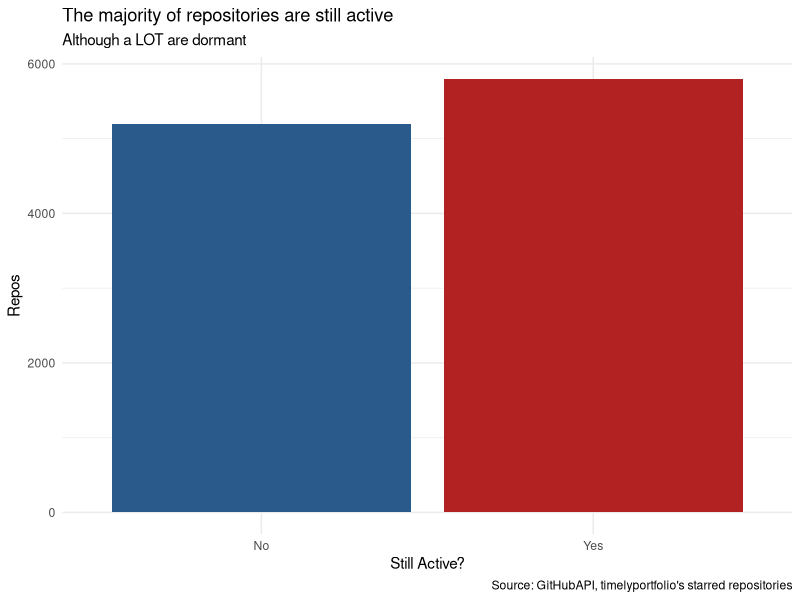
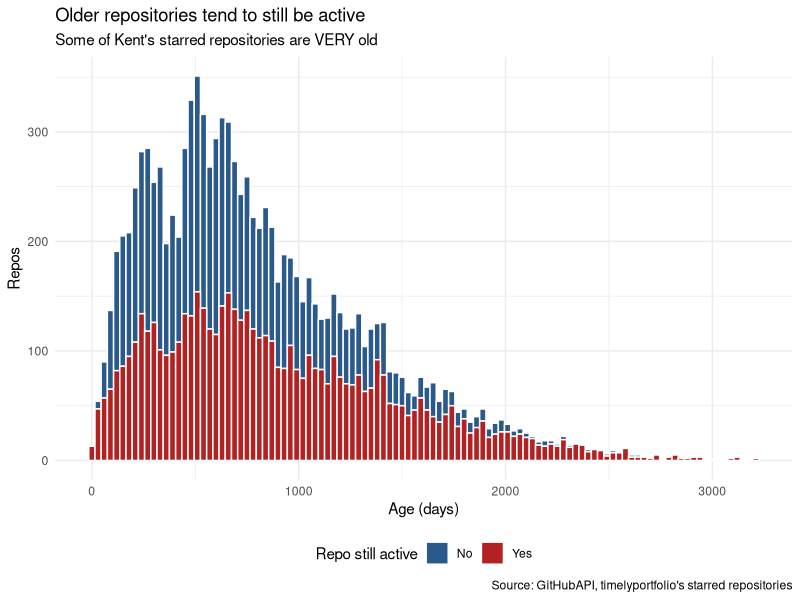
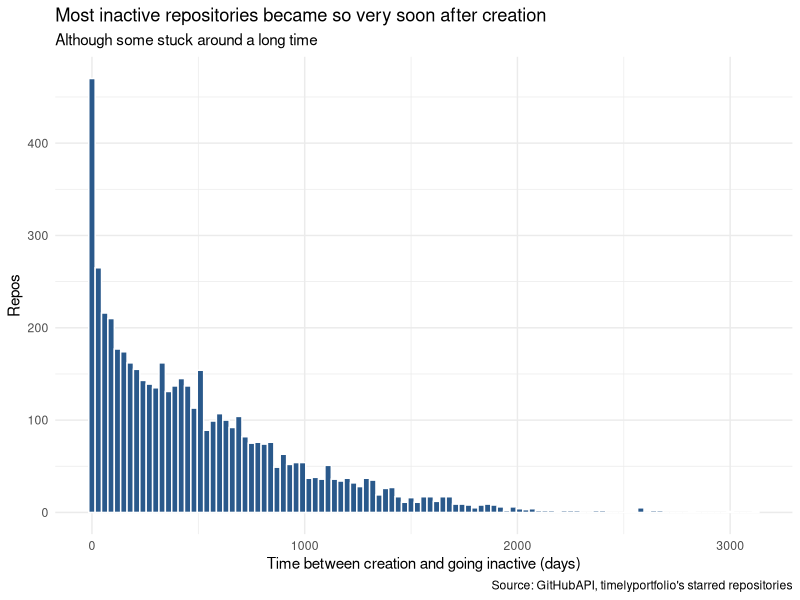

Write the R code that produced these figures, in order.
## ---- chunk 1
library(tidyverse)
library(lubridate)
library(stringr)
library(readr)
stars <- read_csv("../../static/data/stars_df.csv")
## ---- chunk 2
stars <- stars %>% 
  mutate(
    age = now - created,
    dormant = now - updated,
    length_active = updated - created,
    still_active = factor(if_else(dormant/60/24 <= 30, "Yes", "No"))
    )
## ---- chunk 3
stars %>% 
  ggplot(aes(still_active, fill = still_active)) +
  geom_bar(stat = "count") +
  scale_fill_manual(name = "Repo still active", 
                    values = c("#2A598B", "firebrick")) +
  labs(
    x = "Still Active?",
    y = "Repos",
    title = "The majority of repositories are still active",
    subtitle = "Although a LOT are dormant",
    caption = "Source: GitHubAPI, timelyportfolio's starred repositories"
    ) +
  theme_minimal() +
  theme(legend.position = "none")
## ---- chunk 4
stars %>%
  ggplot(aes(as.numeric(age))) +
  geom_histogram(aes(fill = still_active), colour = "white", binwidth = 30) +
  scale_fill_manual(name = "Repo still active", 
                    values = c("#2A598B", "firebrick")) +
  labs(
    x = "Age (days)",
    y = "Repos",
    title = "Older repositories tend to still be active",
    subtitle = "Some of Kent's starred repositories are VERY old",
    caption = "Source: GitHubAPI, timelyportfolio's starred repositories"
    ) +
  theme_minimal() +
  theme(legend.position = "bottom")
## ---- chunk 5
t.test(age ~ still_active, data = stars)
## ---- chunk 6
stars %>%
  filter(still_active == "No") %>% 
  ggplot(aes(as.numeric(length_active)/60/60/24)) +
  geom_histogram(fill = "#2A598B", colour = "white", binwidth = 30) +
  labs(x = "Time between creation and going inactive (days)",
       y = "Repos",
       title = "Most inactive repositories became so very soon after creation",
       subtitle = "Although some stuck around a long time",
       caption = "Source: GitHubAPI, timelyportfolio's starred repositories") +
  theme_minimal()
